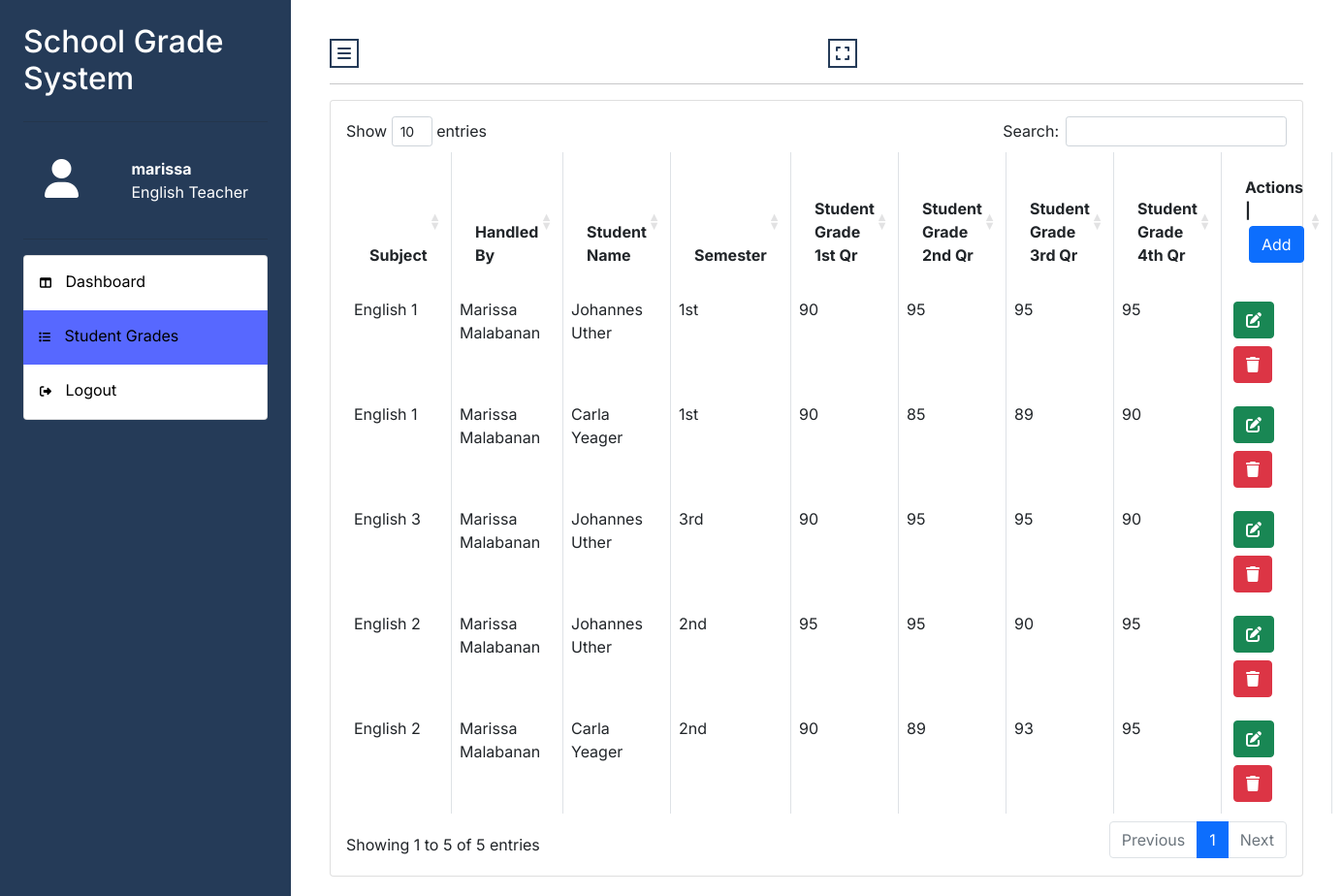
Page /teacherside/studentgrades.php (signed in) on the committed database.
### tables this page shows
CREATE TABLE `teachers` (
  `id` int(11) NOT NULL,
  `email` varchar(255) NOT NULL,
  `fullname` varchar(255) NOT NULL,
  `username` varchar(255) NOT NULL,
  `password` varchar(255) NOT NULL,
  `department` varchar(255) NOT NULL,
  `status` varchar(255) NOT NULL
);

CREATE TABLE `grades` (
  `id` int(11) NOT NULL,
  `studentname` varchar(255) NOT NULL,
  `subject` varchar(255) NOT NULL,
  `handledby` varchar(255) NOT NULL,
  `semester` varchar(255) NOT NULL,
  `studentg1stqr` int(11) NOT NULL,
  `studentg2ndqr` int(11) NOT NULL,
  `studentg3rdqr` int(11) NOT NULL,
  `studentg4thqr` int(11) NOT NULL
);

### assets/auth.php (called while the page is built)
<?php
$id = $_SESSION['id'];
$query = "SELECT * FROM teachers WHERE id = :id";
$statement = $conn->prepare($query);
$data = [':id' => $id];
$statement->execute($data);
$statement->setFetchMode(PDO::FETCH_OBJ);
$result = $statement->fetch();

### teacherside/studentgrades.php (the view, shortened to what this page needs)
<?php
include '../assets/actions.php';
include '../assets/auth.php';
$currentteacher = $result->fullname;
?>
<!DOCTYPE html>
<html lang="en">
<head>
    <link href="https://cdn.jsdelivr.net/npm/bootstrap@5.0.1/dist/css/bootstrap.min.css" rel="stylesheet" />
    <link rel="stylesheet" href="https://cdn.jsdelivr.net/npm/bootstrap-icons@1.3.0/font/bootstrap-icons.css" />
    <link href="https://unpkg.com/aos@2.3.1/dist/aos.css" rel="stylesheet" />
    <link rel="stylesheet" href="https://maxst.icons8.com/vue-static/landings/line-awesome/font-awesome-line-awesome/css/all.min.css" />
    <link rel="stylesheet" href="https://cdnjs.cloudflare.com/ajax/libs/font-awesome/6.2.0/css/all.min.css">
    <link rel="stylesheet" href="https://maxst.icons8.com/vue-static/landings/line-awesome/line-awesome/1.3.0/css/line-awesome.min.css" />
    <link rel="stylesheet" href="https://cdn.datatables.net/1.10.21/css/dataTables.bootstrap4.min.css">
    <link rel="stylesheet" href="dashboard.css">
    <!DOCTYPE html>
</head>
<body>
    <div class="wrapper">
        <nav class="sidebar-wrapper" id="sb-wrapper">
            <div class="sidebar-contents m-4">
                <div class="sitebrand text-sm-left font-weight-bold">
                    <h1>School Grade System</h1>
                </div>
                <hr>
                <div class="sidebar-header d-flex justify-content-between">
                    <div class="user-pic">
                        <i class="fa-solid fa-user" style="font-size: 2.5rem;"></i>
                    </div>
                    <div class="user-info ">
                        <span class="user-name">
                            <strong><?= $result->username ?>
                            </strong>
                        </span>
                        <br>
                        <span class="user-role"><?= $result->department ?> Teacher</span>
                    </div>
                </div>
                <hr>
                <div class="sidebar-menu">
                    <ul class="list-group">
                        <li class="list-group-item">
                            <a href="dashboard.php">
                                <i class="fa-sharp fa-solid fa-table-columns"></i>
                                <span>Dashboard</span>
                            </a>
                        </li>
                        <li class="list-group-item active">
                            <a href="studentgrades.php">
                                <i class="fa-sharp fa-solid fa-list"></i>
                                <span class="active">Student Grades</span>
                            </a>
                        </li>
                        <li class="list-group-item">
                            <a href="../assets/logout.php">
                                <i class="fa-sharp fa-solid fa-right-from-bracket"></i>
                                <span>Logout</span>
                            </a>
                        </li>
                    </ul>
                </div>
            </div>
        </nav>
        <main class="page-content" id="p-content">
            <div class="container-fluid">
                <div class="page-header row">
                    <div class="col-md-6">
                        <button class="fullscreen" onclick="myFunction()"><i class="fa-solid fa-bars"></i></button>
                    </div>
                    <div class="col-md-6">
                        <button class="fullscreen float-sm-right" onclick="openFullscreen();"><i class="fa-solid fa-expand"></i></button>
                    </div>
                </div>
                <hr>
                <div class="dashboard-content">
                    <div class="card">
                        <div class="card-body ">
                            <table id="daTable" class="table table-bordered">
                                <thead>
                                    <tr>
                                        <th class="p-4">Subject</th>
                                        <th class="p-4">Handled By</th>
                                        <th class="p-4">Student Name</th>
                                        <th class="p-4">Semester</th>
                                        <th class="p-4">Student Grade 1st Qr</th>
                                        <th class="p-4">Student Grade 2nd Qr</th>
                                        <th class="p-4">Student Grade 3rd Qr</th>
                                        <th class="p-4">Student Grade 4th Qr</th>
                                        <th class="p-4">Actions | <button class="btn btn-primary addbtn m-1">Add</button></th>
                                    </tr>
                                </thead>
                                <tbody>
                                    <?php
                                    $query = "SELECT * FROM grades WHERE handledby = '$currentteacher'";
                                    $statement = $conn->prepare($query);
                                    $statement->execute();
                                    $statement->setFetchMode(PDO::FETCH_OBJ);
                                    $result = $statement->fetchAll();
                                    if ($result) {
                                        foreach ($result as $row) {
                                    ?>
                                            <tr>
                                                <td><?= $row->subject ?></td>
                                                <td><?= $row->handledby ?></td>
                                                <td><?= $row->studentname ?></td>
                                                <td><?= $row->semester ?></td>
                                                <td><?= $row->studentg1stqr ?></td>
                                                <td><?= $row->studentg2ndqr ?></td>
                                                <td><?= $row->studentg3rdqr ?></td>
                                                <td><?= $row->studentg4thqr ?></td>
                                                <td class="d-flex justify-content-around">
                                                    <form action="" method="POST">
                                                        <button type="button" class="btn btn-success editbtn m-1"><i class="fa fa-edit"></i></button><button type="submit" class="btn btn-danger btn-xs m-1" name="deletegrade"><i class="fa fa-trash"></i></button>
                                                    </form>
                                                </td>
                                            </tr>
                                    <?php }
                                    }
                                    ?>
                                </tbody>
                            </table>
                        </div>
                    </div>
                </div>
            </div>
        </main>
    </div>
</body>
</html>

### teacherside/dashboard.css (style rules this page uses)
* { font-family: 'Inter', sans-serif; }
.sidebar-wrapper { background: rgb(37, 59, 88); position:fixed; top: 0; left: 0; width: 300px; height: 100%; transition: 300ms; display: block; opacity: 1; z-index: 1000!important; }
.sitebrand { display: flex; align-items: center; color: white; box-shadow: 1px black; }
.sitebrand h1 { font-size: 2rem; }
.sidebar-header { padding: 20px; overflow: hidden; color: white; }
.sidebar-header i { float: left; width: 60px; padding: 2px; border-radius: 12px; margin-right: 15px; overflow: hidden; object-fit: cover; height: 100%; width: 100%; }
.sidebar-header .user-info { float: left; display: block; }
.sidebar-menu { padding-bottom: 10px; font-size: 1rem; }
.sidebar-menu ul { list-style:none; list-style-type: none; }
.sidebar-menu li a { display: inline-block; width: 100%; text-decoration: none; padding: 5px 3px 5px 0px; color: black; }
.sidebar-menu li i { margin-right: 10px; font-size: 12px; line-height: 30px; text-align: center; border-radius: 4px; }
.sidebar-menu li { transition: 300ms; }
li.active { background-color: rgb(87, 104, 255)!important; border: rgb(87, 104, 255)!important; }
.fullscreen { border: 2px solid rgb(37, 59, 88); color: rgb(37, 59, 88); background: transparent; }
.page-content { display: inline-block; width: 100%; padding-left: 300px; padding-top: 20px; transition: 100ms; }
.page-content > div { padding: 20px 40px; }

### rows in the picture
teachers: username "marissa", department "English"
grades: subject "English 1", handledby "Marissa Malabanan", studentname "Johannes Uther", semester "1st", studentg1stqr "90", studentg2ndqr "95", studentg3rdqr "95", studentg4thqr "95"
grades: subject "English 1", handledby "Marissa Malabanan", studentname "Carla Yeager", semester "1st", studentg1stqr "90", studentg2ndqr "85", studentg3rdqr "89", studentg4thqr "90"
grades: subject "English 3", handledby "Marissa Malabanan", studentname "Johannes Uther", semester "3rd", studentg1stqr "90", studentg2ndqr "95", studentg3rdqr "95", studentg4thqr "90"
grades: subject "English 2", handledby "Marissa Malabanan", studentname "Johannes Uther", semester "2nd", studentg1stqr "95", studentg2ndqr "95", studentg3rdqr "90", studentg4thqr "95"
grades: subject "English 2", handledby "Marissa Malabanan", studentname "Carla Yeager", semester "2nd", studentg1stqr "90", studentg2ndqr "89", studentg3rdqr "93", studentg4thqr "95"
